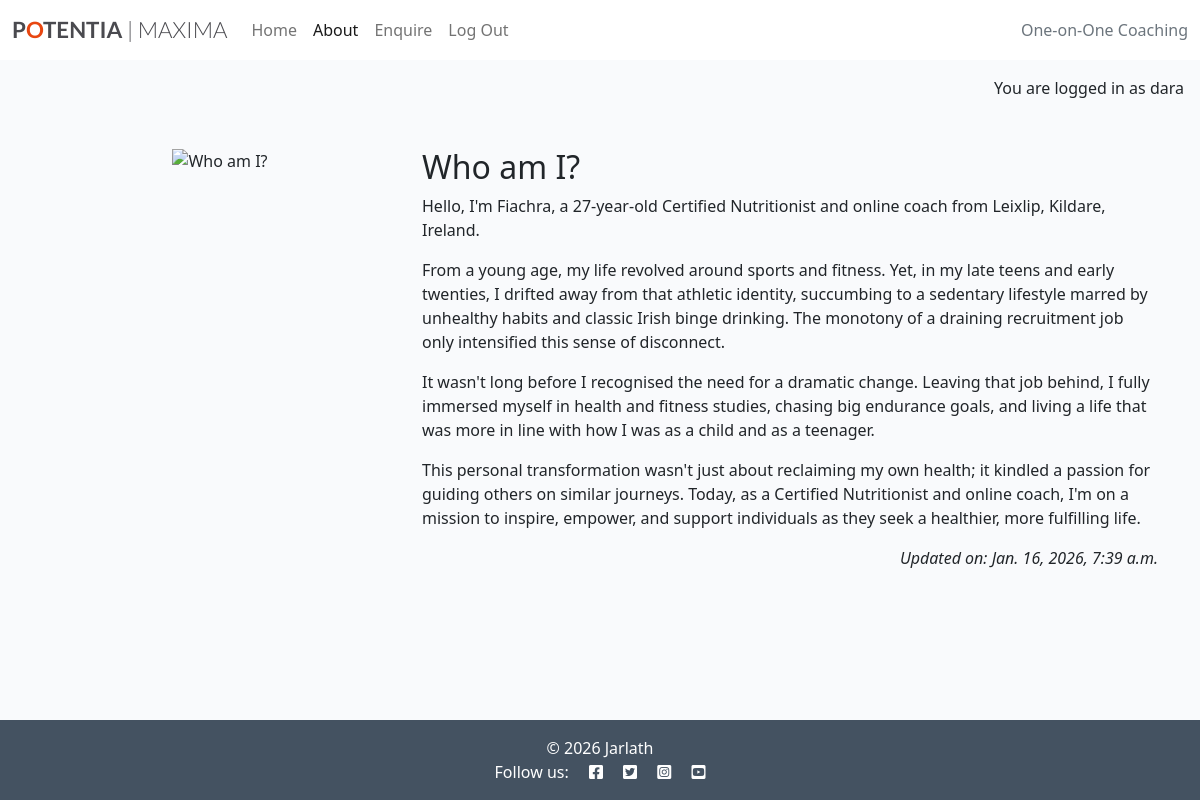
Page /about/ (signed in) on the committed database.
### about/models.py (models this page shows, shortened)
class About(models.Model):
    title = models.CharField(max_length=200)
    content = models.TextField()
    profile_image = CloudinaryField('image', default='placeholder')
    updated_on = models.DateTimeField(auto_now=True)
    class Meta:
        ordering = ["-updated_on"]

### about/views.py (the view)
# urls.py: path('', views.about_view, name='about'),
def about_view(request):
    about_content = About.objects.all().order_by('-updated_on').first()
    context = {
        'about': about_content,
    }
    return render(
        request,
        'about/about.html',
        context
        )

### about/templates/about/about.html
{% extends 'base.html' %}
{% block content %}
{% load static %}
<div class="container mt-5">
    <div class="row">
        <div class="col-12 col-md-4 text-center">
            {% if "placeholder" in about.profile_image.url %}
            <img src="{% static 'images/nobody.jpg' %}" width="75%" alt="placeholder image">
            {% else %}
            <img src="{{ about.profile_image.url }}" width="100%" alt="{{ about.title }}">
            {% endif %}
        </div>
        <div class="col-8">
            <h2>{{ about.title }}</h2>
            {{ about.content | safe }}
        </div>
    </div>
    <div class="row">
        <div class="col text-right">
            <p class="text-end"><em>Updated on: {{ about.updated_on }}</em></p>
        </div>
    </div>
</div>
{% endblock content %}

### templates/base.html (shortened to what this page needs)
{% load static %}
{% url 'home' as home_url %}
{% url 'about' as about_url %}
{% url 'enquire' as enquire_url %}
{% url 'account_signup' as signup_url %}
{% url 'account_login' as login_url %}
{% url 'account_logout' as logout_url %}
<!DOCTYPE html>
<html class="h-100" lang="en">
<head>
    <link rel="stylesheet" href="https://cdnjs.cloudflare.com/ajax/libs/font-awesome/5.15.3/css/all.min.css">
    <link href="https://cdn.jsdelivr.net/npm/bootstrap@5.0.1/dist/css/bootstrap.min.css" rel="stylesheet"
>
    <link rel="stylesheet" href="{% static 'css/style.css' %}">
</head>
<body class="d-flex flex-column h-100 main-bg">
    <nav class="navbar navbar-expand-lg navbar-light bg-white">
        <div class="container-fluid">
            <a class="navbar-brand" href="{% url 'home' %}"><span class="brand">P<span class="red-o">O</span>TENTIA<span
                        class="thin"> | MAXIMA</span></span></a>
            <div class="collapse navbar-collapse" id="navbarText">
                <ul class="navbar-nav me-auto mb-2 mb-lg-0">
                    <li class="nav-item">
                        <a class="nav-link {% if request.path == home_url %}active{% endif %}" aria-current="page"
                            href="{% url 'home' %}">Home</a>
                    </li>
                    <li class="nav-item">
                        <a class="nav-link
                {% if request.path == about_url %}active{%endif%}" aria-current="page"
                            href="{% url 'about' %}">About</a>
                    </li>
                    <li class="nav-item">
                        <a class="nav-link
                {% if request.path == enquire_url %}active{%endif%}" aria-current="page"
                            href="{% url 'enquire' %}">Enquire</a>
                    </li>
                    {% if user.is_authenticated %}
                    <li class="nav-item">
                        <a class="nav-link {% if request.path == logout_url %}active{% endif %}" aria-current="page"
                            href="{% url 'account_logout' %}">Log Out</a>
                    </li>
                    {% endif %}
                </ul>
                <span class="navbar-text text-muted">
                    One-on-One Coaching
                </span>
            </div>
        </div>
    </nav>
    <main class="flex-shrink-0 main-bg">
        {% if user.is_authenticated %}
        <p class="text-end m-3">You are logged in as {{ user }}</p>
        {% else %}
        <p class="text-end m-3">You are not logged in</p>
        {% endif %}
        {% block content %}{% endblock content %}
    </main>
    <footer class="footer mt-auto py-3 dark-bg">
        <p class="m-0 text-center text-white">
            {% block copyright %}
            &copy; 2026 Jarlath
            {% endblock copyright %}
        </p>
        <p class="m-0 text-center text-white">Follow us:
            <i class="fab fa-facebook-square ms-3"></i>
            <i class="fab fa-twitter-square ms-3"></i>
            <i class="fab fa-instagram-square ms-3"></i>
            <i class="fab fa-youtube-square ms-3"></i>
        </p>
    </footer>
</body>
</html>

### static/css/style.css (style rules this page uses)
body { background-color: #F9FAFC; }
.brand { font-family: Lato, sans-serif; font-size: 1.4rem; font-weight: 700; color: #4A4A4F; }
.red-o { color: #E84610; }
.thin { font-weight: 300; }
.dark-bg { background-color: #445261; }
.main-bg { background-color: #F9FAFC; }

### rows in the picture
About: title "Who am I?", content "Hello, I'm Fiachra, a 27-year-old Certified Nutritionist and online coach from Leixlip, Kildare, Ireland. From a young age, my life revolved around sports and fitness. Yet, in my late teens and early twenties, I drifted away from that athletic identity, succumbing to a sedentary lifestyle marred by unhealthy habits and classic Irish binge drinking. The monotony of a draining recruitment job only intensified this sense of disconnect. It wasn't long before I recognised the need for a dramatic change. Leaving that job behind, I fully immersed myself in health and fitness studies, chasing big endurance goals, and living a life that was more in line with how I was as a child and as a teenager.…", updated_on "Jan. 16, 2026, 7:39 a.m."

### other values in the picture
{{ user }} "dara"
